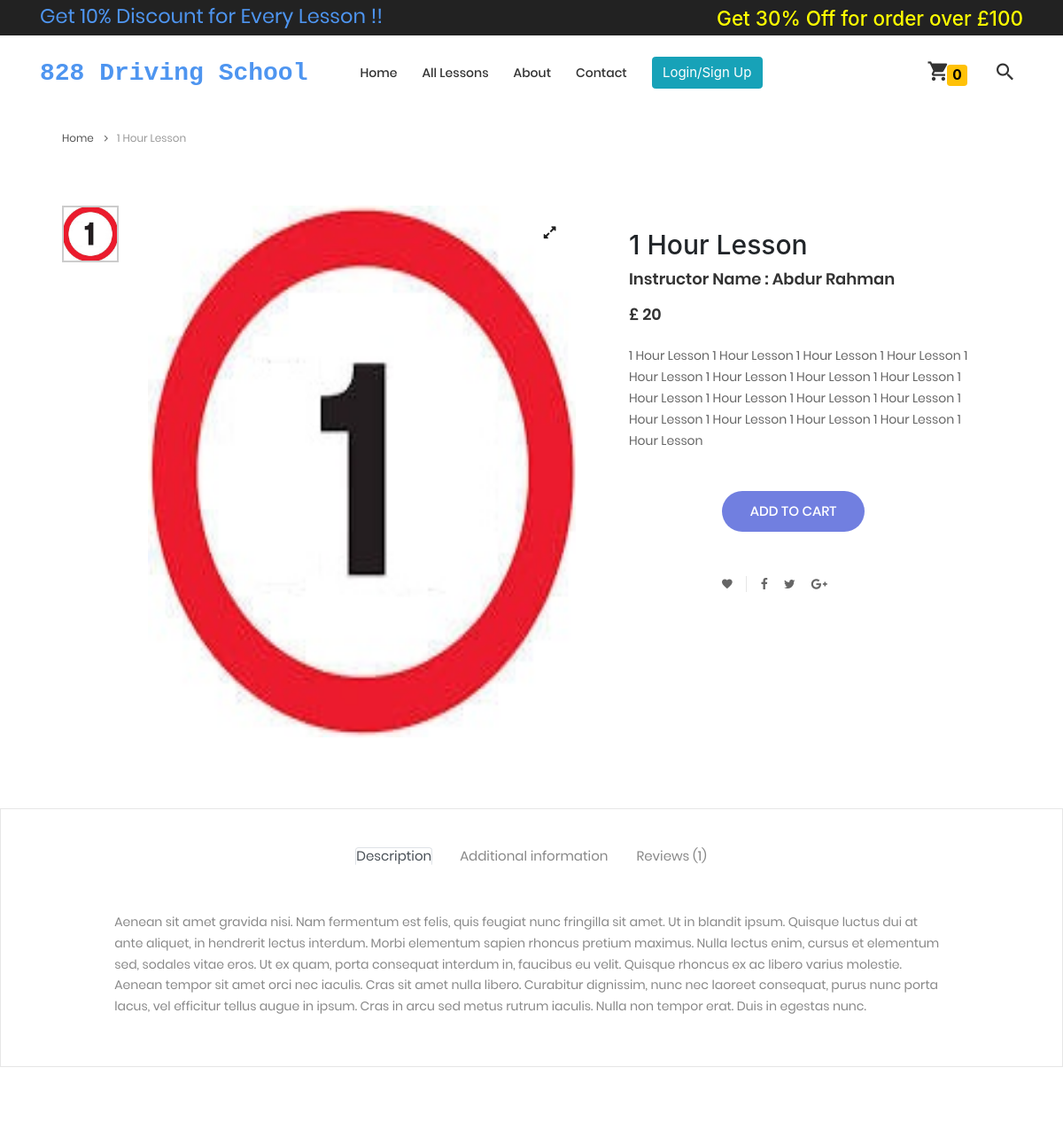
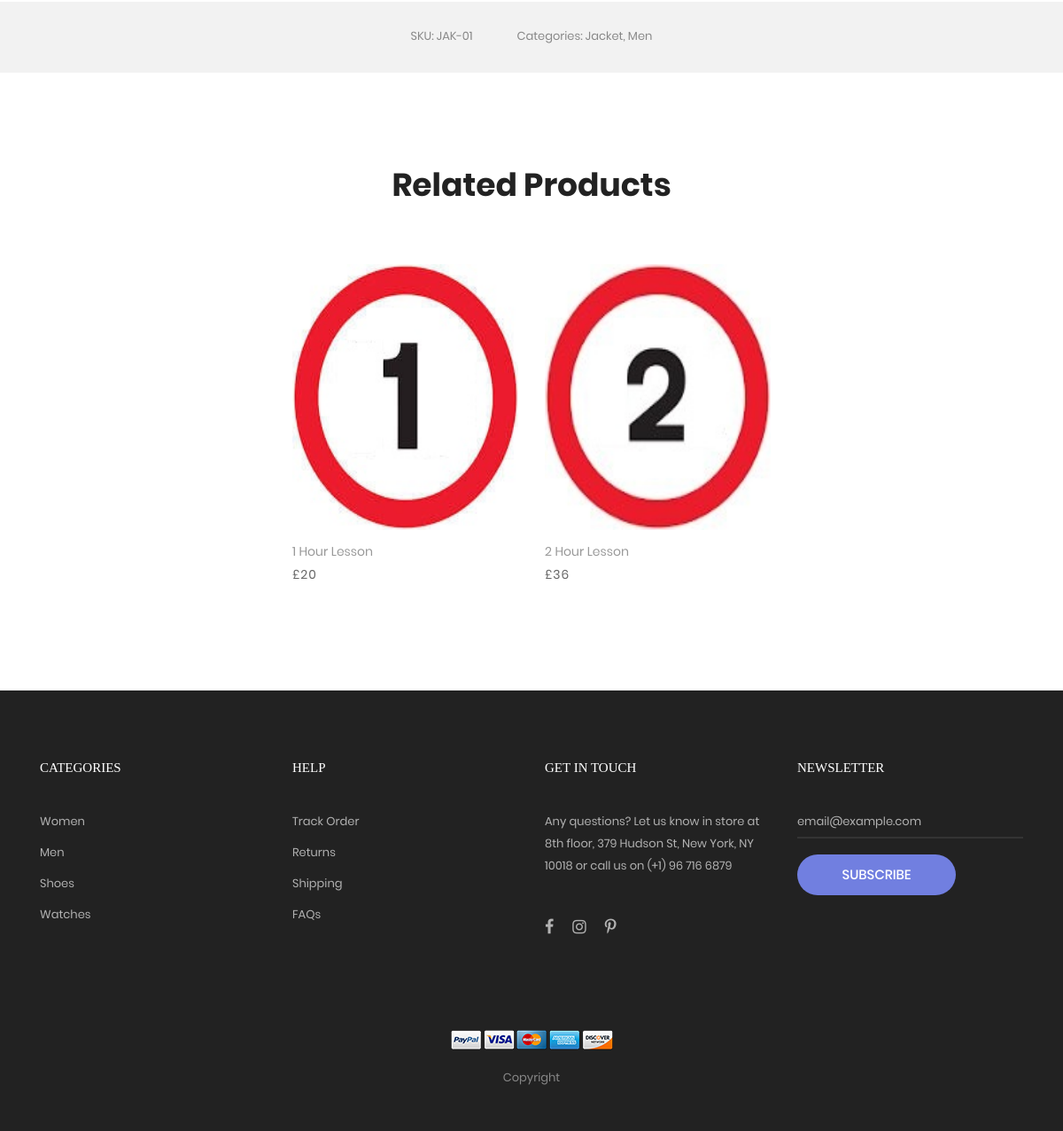
The page /product_detail/1 on the database its author committed (2 pictures, top to bottom).
### home/models.py (models this page shows, shortened)
class products(models.Model):
    product_name = models.CharField(max_length=2000)
    category = models.ForeignKey(Categories, on_delete=models.CASCADE)
    Intructor = models.ForeignKey(instructor_information, on_delete=models.CASCADE)
    product_price = models.CharField(max_length=2000)
    image = models.ImageField(upload_to='uploads/product_image')
    image2 = models.ImageField(upload_to='uploads/product_image', null=True, blank=True, default='')
    image3 = models.ImageField(upload_to='uploads/product_image', null=True, blank=True, default='')
    image4 = models.ImageField(upload_to='uploads/product_image', null=True, blank=True, default='')
    image5 = models.ImageField(upload_to='uploads/product_image', null=True, blank=True, default='')
    description = models.TextField()

### instructor/models.py (models this page shows)
class instructor_information(models.Model):
    first_name = models.CharField(max_length=200)
    last_name = models.CharField(max_length=200)
    email = models.CharField(max_length=200)
    phone = models.CharField(max_length=200)
    address = models.CharField(max_length=200)
    password = models.CharField(max_length=200)
    def __str__(self):
        return self.first_name + " " + self.last_name

### home/views.py (the view)
# urls.py: path('product_detail/<int:pk>', views.product_detail, name='product_detail'), # product details
def product_detail(request, pk):
    get_product = products.objects.get(id=pk)
    cat_pro = get_product.category
    all_pro_cat = products.objects.filter(category=cat_pro)
    context2 = {'get_product':get_product, 'all_pro_cat':all_pro_cat}
    return render(request, 'product-detail.html', context2)

### templates/product-detail.html (shortened to what this page needs)
{% extends 'base.html' %}
{% load static %}
{% block body %}
<head>
</head>
<body class="animsition">
	<div class="container">
		<div class="bread-crumb flex-w p-l-25 p-r-15 p-t-30 p-lr-0-lg">
			<a href="{% url 'index' %}" class="stext-109 cl8 hov-cl1 trans-04">
				Home
				<i class="fa fa-angle-right m-l-9 m-r-10" aria-hidden="true"></i>
			</a>
			<span class="stext-109 cl4">
				{{get_product.product_name}}
			</span>
		</div>
	</div>
	<section class="sec-product-detail bg0 p-t-65 p-b-60">
		<div class="container">
			<div class="row">
				<div class="col-md-6 col-lg-7 p-b-30">
					<div class="p-l-25 p-r-30 p-lr-0-lg">
						<div class="wrap-slick3 flex-sb flex-w">
							<div class="wrap-slick3-dots"></div>
							<div class="slick3 gallery-lb">
								<div class="item-slick3" data-thumb="/media/{{get_product.image}}">
									<div class="wrap-pic-w pos-relative">
										<img src="/media/{{get_product.image}}" alt="IMG-PRODUCT" height="600">
										<a class="flex-c-m size-108 how-pos1 bor0 fs-16 cl10 bg0 hov-btn3 trans-04" href="/media/{{get_product.image}}">
											<i class="fa fa-expand"></i>
										</a>
									</div>
								</div>
							</div>
						</div>
					</div>
				</div>
				<div class="col-md-6 col-lg-5 p-b-30">
					<div class="p-r-50 p-t-5 p-lr-0-lg">
						<h4 class="mtext-105 cl2 js-name-detail p-b-14">
							<h2 id="nameproduct{{get_product.id}}">{{get_product.product_name}}</h2>
						</h4>
						<p class="mtext-106 cl2">
							Instructor Name : {{get_product.Intructor.first_name}} {{get_product.Intructor.last_name}}
						</p>
						<span class="mtext-106 cl2">
							£<span id="priceproduct{{get_product.id}}">
												{{get_product.product_price}}
												</span>
						</span>
						<p class="stext-102 cl3 p-t-23">
							{{get_product.description}}
						</p>
							<div class="flex-w flex-r-m p-b-10 mt-5">
								<div class="size-204 flex-w flex-m respon6-next" id="changecolorproduct{{get_product.id}}">
									<button class="flex-c-m stext-101 cl0 size-101 bg1 bor1 hov-btn1 p-lr-15 trans-04 divproduct">
										<span id="divproduct{{get_product.id}}" class="">
													<a id="product{{get_product.id}}" class="btn_1 product_cart">Add to cart</a>
													</span>
									</button>
								</div>
							</div>
						</div>
						<div class="flex-w flex-m p-l-100 p-t-40 respon7">
							<div class="flex-m bor9 p-r-10 m-r-11">
								<a href="#" class="fs-14 cl3 hov-cl1 trans-04 lh-10 p-lr-5 p-tb-2 js-addwish-detail tooltip100" data-tooltip="Add to Wishlist">
									<i class="zmdi zmdi-favorite"></i>
								</a>
							</div>
							<a href="#" class="fs-14 cl3 hov-cl1 trans-04 lh-10 p-lr-5 p-tb-2 m-r-8 tooltip100" data-tooltip="Facebook">
								<i class="fa fa-facebook"></i>
							</a>
							<a href="#" class="fs-14 cl3 hov-cl1 trans-04 lh-10 p-lr-5 p-tb-2 m-r-8 tooltip100" data-tooltip="Twitter">
								<i class="fa fa-twitter"></i>
							</a>
							<a href="#" class="fs-14 cl3 hov-cl1 trans-04 lh-10 p-lr-5 p-tb-2 m-r-8 tooltip100" data-tooltip="Google Plus">
								<i class="fa fa-google-plus"></i>
							</a>
						</div>
					</div>
				</div>
			</div>
			<div class="bor10 m-t-50 p-t-43 p-b-40">
				<div class="tab01">
					<ul class="nav nav-tabs" role="tablist">
						<li class="nav-item p-b-10">
							<a class="nav-link active" data-toggle="tab" href="#description" role="tab">Description</a>
						</li>
						<li class="nav-item p-b-10">
							<a class="nav-link" data-toggle="tab" href="#information" role="tab">Additional information</a>
						</li>
						<li class="nav-item p-b-10">
							<a class="nav-link" data-toggle="tab" href="#reviews" role="tab">Reviews (1)</a>
						</li>
					</ul>
					<div class="tab-content p-t-43">
						<div class="tab-pane fade show active" id="description" role="tabpanel">
							<div class="how-pos2 p-lr-15-md">
								<p class="stext-102 cl6">
									Aenean sit amet gravida nisi. Nam fermentum est felis, quis feugiat nunc fringilla sit amet. Ut in blandit ipsum. Quisque luctus dui at ante aliquet, in hendrerit lectus interdum. Morbi elementum sapien rhoncus pretium maximus. Nulla lectus enim, cursus et elementum sed, sodales vitae eros. Ut ex quam, porta consequat interdum in, faucibus eu velit. Quisque rhoncus ex ac libero varius molestie. Aenean tempor sit amet orci nec iaculis. Cras sit amet nulla libero. Curabitur dignissim, nunc nec laoreet consequat, purus nunc porta lacus, vel efficitur tellus augue in ipsum. Cras in arcu sed metus rutrum iaculis. Nulla non tempor erat. Duis in egestas nunc.
								</p>
							</div>
						</div>
					</div>
				</div>
			</div>
		<div class="bg6 flex-c-m flex-w size-302 m-t-73 p-tb-15">
			<span class="stext-107 cl6 p-lr-25">
				SKU: JAK-01
			</span>
			<span class="stext-107 cl6 p-lr-25">
				Categories: Jacket, Men
			</span>
		</div>
	</section>
	<section class="sec-relate-product bg0 p-t-45 p-b-105">
		<div class="container">
			<div class="p-b-45">
				<h3 class="ltext-106 cl5 txt-center">
					Related Products
				</h3>
			</div>
			<div class="wrap-slick2">
				<div class="slick2">
					{% for i in all_pro_cat %}
					<div class="item-slick2 p-l-15 p-r-15 p-t-15 p-b-15">
						<div class="block2">
							<div class="block2-pic hov-img0">
								<img src="/media/{{i.image}}" alt="IMG-PRODUCT" height="300">
							</div>
							<div class="block2-txt flex-w flex-t p-t-14">
								<div class="block2-txt-child1 flex-col-l ">
									<a href="product-detail.html" class="stext-104 cl4 hov-cl1 trans-04 js-name-b2 p-b-6">
										{{i.product_name}}
									</a>
									<span class="stext-105 cl3">
										£{{i.product_price}}
									</span>
								</div>
							</div>
						</div>
					</div>
					{% endfor %}
						</div>
					</div>
				</div>
	</section>
</body>
{% endblock %}

### templates/base.html (shortened to what this page needs)
{% load static %}
<!DOCTYPE html>
<html lang="en">
<head>
	<link rel="stylesheet" type="text/css" href="{% static 'webapp1/vendor/bootstrap/css/bootstrap.min.css' %}">
	<link rel="stylesheet" type="text/css" href="{% static 'webapp1/fonts/font-awesome-4.7.0/css/font-awesome.min.css' %}">
	<link rel="stylesheet" type="text/css" href="{% static 'webapp1/fonts/iconic/css/material-design-iconic-font.min.css' %}">
	<link rel="stylesheet" type="text/css" href="{% static 'webapp1/fonts/linearicons-v1.0.0/icon-font.min.css' %}">
	<link rel="stylesheet" type="text/css" href="{% static 'webapp1/vendor/animate/animate.css' %}">
	<link rel="stylesheet" type="text/css" href="{% static 'webapp1/vendor/css-hamburgers/hamburgers.min.css' %}">
	<link rel="stylesheet" type="text/css" href="{% static 'webapp1/vendor/animsition/css/animsition.min.css' %}">
	<link rel="stylesheet" type="text/css" href="{% static 'webapp1/vendor/select2/select2.min.css' %}">
	<link rel="stylesheet" type="text/css" href="{% static 'webapp1/vendor/daterangepicker/daterangepicker.css' %}">
	<link rel="stylesheet" type="text/css" href="{% static 'webapp1/vendor/slick/slick.css' %}">
	<link rel="stylesheet" type="text/css" href="{% static 'webapp1/vendor/MagnificPopup/magnific-popup.css' %}">
	<link rel="stylesheet" type="text/css" href="{% static 'webapp1/vendor/perfect-scrollbar/perfect-scrollbar.css' %}">
	<link rel="stylesheet" type="text/css" href="{% static 'webapp1/css/util.css' %}">
	<link rel="stylesheet" type="text/css" href="{% static 'webapp1/css/main.css' %}">
	<link rel="stylesheet" href="https://stackpath.bootstrapcdn.com/bootstrap/4.3.1/css/bootstrap.min.css">
</head>
<body class="animsition">
	<header>
		<div class="container-menu-desktop">
			<div class="top-bar">
				<div class="content-topbar flex-sb-m h-full container">
					<div class="left-top-bar">
						<h4 class="mt-1" style="color:#4E95F0;">Get 10% Discount for Every Lesson !!</h4>
					</div>
					<div class="right-top-bar">
						<h4 class="mt-2" style="color:yellow;">Get 30% Off for order over £100</h4>
					</div>
				</div>
			</div>
			<div class="wrap-menu-desktop">
				<nav class="limiter-menu-desktop ml-5 mr-5">
					<div id="logo" style="padding:10px 0">
						<a href="/"><h5 class="ltext-101 cl2 p-t-40 p-b-30 pr-5" style="font-family:courier,arial,helvetica; color:#4E95F0;"><b>828 Driving School</b></h5></a>
					</div>
					<div class="menu-desktop">
						<ul class="main-menu">
							<li class="{% block index %}{% endblock %}">
								<a href="{% url 'index' %}">Home</a>
							</li>
							<li class="{% block all_lessons %}{% endblock %}">
								<a href="{% url 'all_lessons' %}">All Lessons</a>
							</li>
							<li class="{% block about %}{% endblock %}">
								<a href="{% url 'about' %}">About</a>
							</li>
							<li class="{% block contact %}{% endblock %}">
								<a href="{% url 'contact' %}">Contact</a>
							</li>
							{% if user.is_authenticated %}
							<li>
								<div>
									<a class="btn btn-info" href="#">Hi, {{user.first_name}}</a>
								</div>
								<ul class="sub-menu bg-info">
									<li><a href="{% url 'profile' %}" style="color:white;">My Profile</a></li>
									<li><a href="{% url 'my_orders' %}" style="color:white;">My Orders</a></li>
									<li><a href="{% url 'logout_func' %}" style="color:yellow;">Logout</a></li>
								</ul>
							</li>
							{% else %}
							<li>
								<div>
									<a class="btn btn-info" href="#">Login/Sign Up</a>
								</div>
							</li>
							{% endif %}
						</ul>
					</div>
					<div class="wrap-icon-header flex-w flex-r-m">
						<div class="icon-header-item cl2 hov-cl1 trans-04 p-l-22 p-r-11 js-show-cart" data-notify="">
							<i class="zmdi zmdi-shopping-cart"></i><small><span class="badge badge-warning" style="color:black;"><span id="product_cart">0</span></span></small>
						</div>
						<div class="icon-header-item cl2 hov-cl1 trans-04 p-l-22 p-r-11 js-show-modal-search">
							<i class="zmdi zmdi-search"></i>
						</div>
					</div>
				</nav>
			</div>
		</div>
	</header>
<br>
<br>
<br>
    {% block body %}{% endblock %}
	<footer class="bg3 p-t-75 p-b-32">
		<div class="container">
			<div class="row">
				<div class="col-sm-6 col-lg-3 p-b-50">
					<h4 class="stext-301 cl0 p-b-30">
						Categories
					</h4>
					<ul>
						<li class="p-b-10">
							<a href="#" class="stext-107 cl7 hov-cl1 trans-04">
								Women
							</a>
						</li>
						<li class="p-b-10">
							<a href="#" class="stext-107 cl7 hov-cl1 trans-04">
								Men
							</a>
						</li>
						<li class="p-b-10">
							<a href="#" class="stext-107 cl7 hov-cl1 trans-04">
								Shoes
							</a>
						</li>
						<li class="p-b-10">
							<a href="#" class="stext-107 cl7 hov-cl1 trans-04">
								Watches
							</a>
						</li>
					</ul>
				</div>
				<div class="col-sm-6 col-lg-3 p-b-50">
					<h4 class="stext-301 cl0 p-b-30">
						Help
					</h4>
					<ul>
						<li class="p-b-10">
							<a href="#" class="stext-107 cl7 hov-cl1 trans-04">
								Track Order
							</a>
						</li>
						<li class="p-b-10">
							<a href="#" class="stext-107 cl7 hov-cl1 trans-04">
								Returns
							</a>
						</li>
						<li class="p-b-10">
							<a href="#" class="stext-107 cl7 hov-cl1 trans-04">
								Shipping
							</a>
						</li>
						<li class="p-b-10">
							<a href="#" class="stext-107 cl7 hov-cl1 trans-04">
								FAQs
							</a>
						</li>
					</ul>
				</div>
				<div class="col-sm-6 col-lg-3 p-b-50">
					<h4 class="stext-301 cl0 p-b-30">
						GET IN TOUCH
					</h4>
					<p class="stext-107 cl7 size-201">
						Any questions? Let us know in store at 8th floor, 379 Hudson St, New York, NY 10018 or call us on (+1) 96 716 6879
					</p>
					<div class="p-t-27">
						<a href="#" class="fs-18 cl7 hov-cl1 trans-04 m-r-16">
							<i class="fa fa-facebook"></i>
						</a>
						<a href="#" class="fs-18 cl7 hov-cl1 trans-04 m-r-16">
							<i class="fa fa-instagram"></i>
						</a>
						<a href="#" class="fs-18 cl7 hov-cl1 trans-04 m-r-16">
							<i class="fa fa-pinterest-p"></i>
						</a>
					</div>
				</div>
				<div class="col-sm-6 col-lg-3 p-b-50">
					<h4 class="stext-301 cl0 p-b-30">
						Newsletter
					</h4>
					<form>
						<div class="wrap-input1 w-full p-b-4">
							<input class="input1 bg-none plh1 stext-107 cl7" type="text" name="email" placeholder="email@example.com">
						</div>
						<div class="p-t-18">
							<button class="flex-c-m stext-101 cl0 size-103 bg1 bor1 hov-btn2 p-lr-15 trans-04">
								Subscribe
							</button>
						</div>
					</form>
				</div>
			</div>
			<div class="p-t-40">
				<div class="flex-c-m flex-w p-b-18">
					<a href="#" class="m-all-1">
						<img src="{% static 'webapp1/' %}images/icons/icon-pay-01.png" alt="ICON-PAY">
					</a>
					<a href="#" class="m-all-1">
						<img src="{% static 'webapp1/' %}images/icons/icon-pay-02.png" alt="ICON-PAY">
					</a>
					<a href="#" class="m-all-1">
						<img src="{% static 'webapp1/' %}images/icons/icon-pay-03.png" alt="ICON-PAY">
					</a>
					<a href="#" class="m-all-1">
						<img src="{% static 'webapp1/' %}images/icons/icon-pay-04.png" alt="ICON-PAY">
					</a>
					<a href="#" class="m-all-1">
						<img src="{% static 'webapp1/' %}images/icons/icon-pay-05.png" alt="ICON-PAY">
					</a>
				</div>
				<p class="stext-107 cl6 txt-center">
Copyright
				</p>
			</div>
		</div>
	</footer>
</body>
</html>

### rows shown on the page
products: product_name "1 Hour Lesson", image (picture), Intructor.first_name "Abdur", Intructor.last_name "Rahman", product_price "20", description "1 Hour Lesson 1 Hour Lesson 1 Hour Lesson 1 Hour Lesson 1 Hour Lesson 1 Hour Lesson 1 Hour Lesson 1 Hour Lesson 1 Hour Lesson 1 Hour Lesson 1 Hour Lesson 1 Hour Lesson 1 Hour Lesson 1 Hour Lesson 1 Hour Lesson 1 Hour Lesson 1 Hour Lesson"
products: image (picture), product_name "2 Hour Lesson", product_price "36"
